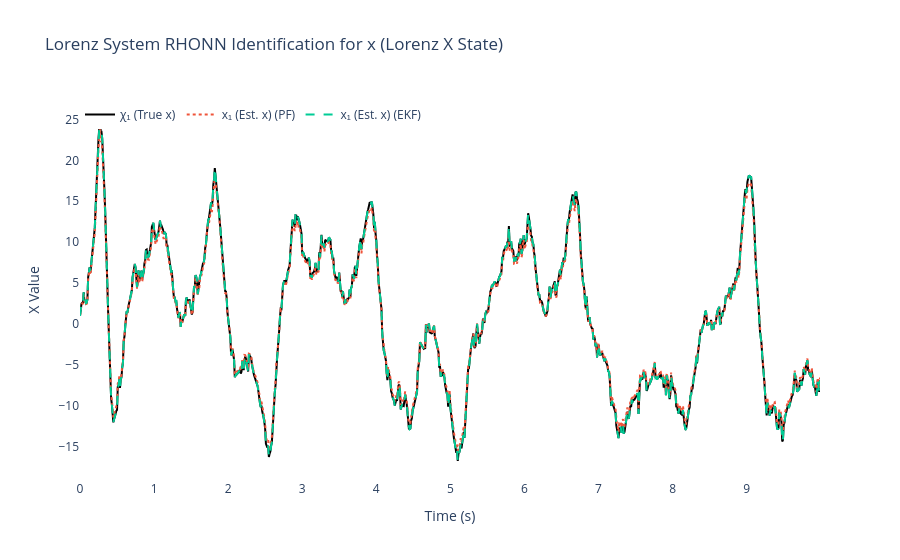
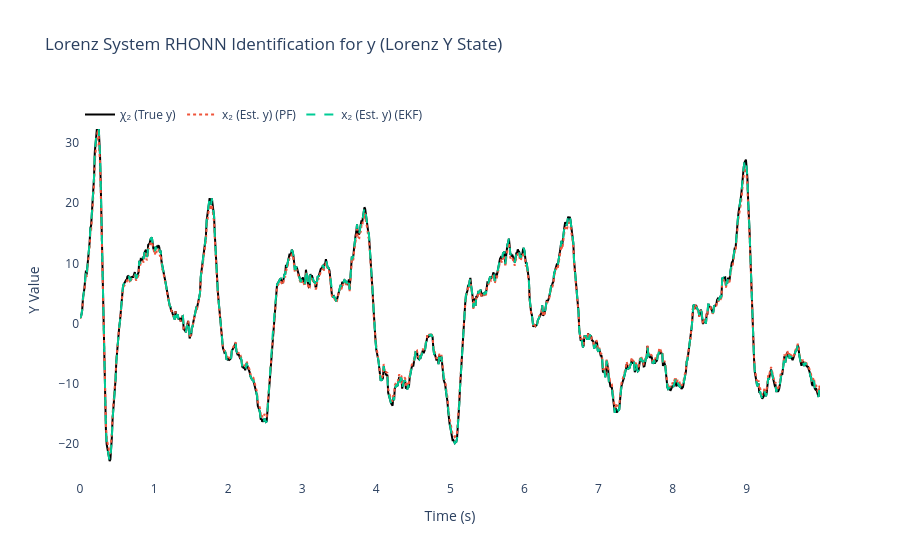
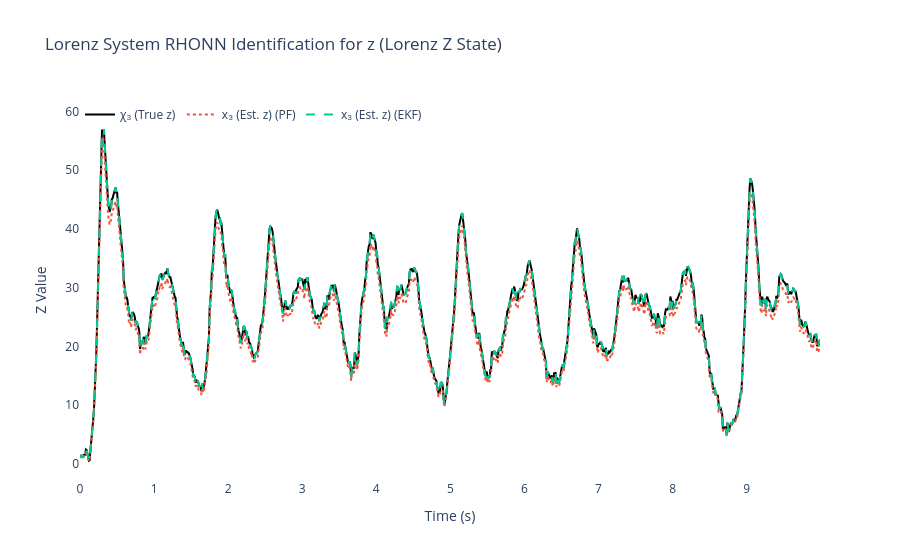
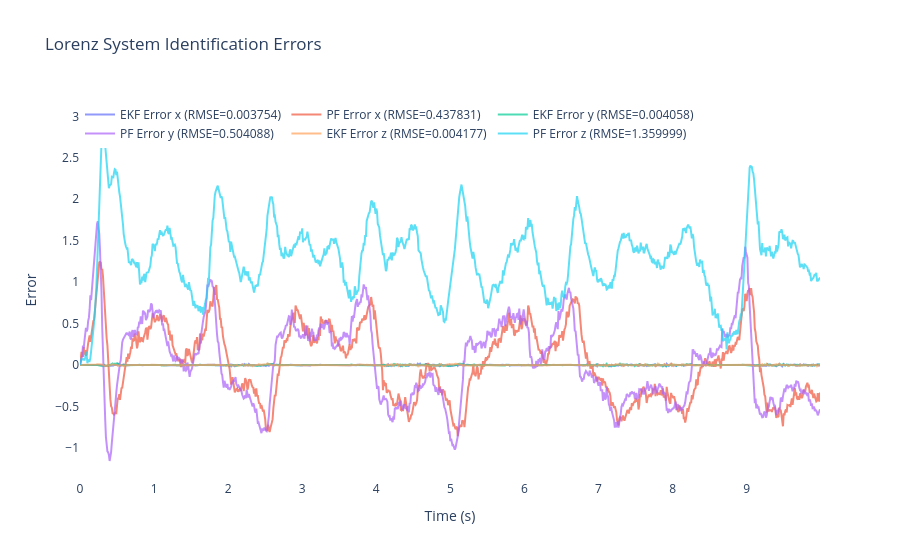

Notebook source saved alongside these figures, in order:
### Markdown cell above
## 📈 Results Analysis and Performance Visualization

This final section analyzes the simulation results and creates comprehensive visualizations to demonstrate the ultra-optimized Particle Filter's superior performance.

### **Performance Metrics Calculated:**

#### **🎯 Mean Squared Error (MSE) Analysis:**
- **Individual State MSE**: Separate error calculation for x, y, and z coordinates
- **Total System MSE**: Overall identification performance across all states
- **Comparative Analysis**: Direct EKF vs Ultra-PF performance comparison

#### **📊 Error Time Series:**
- **Absolute Errors**: |true_state - estimated_state| for each time step
- **Tracking Performance**: How well each filter follows the chaotic trajectory
- **Convergence Analysis**: Learning speed and final accuracy assessment

### **Visualization Suite:**

#### **🌪️ 3D Lorenz Attractor Visualization:**
- **True Trajectory**: Actual chaotic path in 3D space
- **EKF Estimates**: Standard Kalman filter tracking performance
- **Ultra-PF Estimates**: Advanced particle filter trajectory
- **Interactive Plot**: Rotatable 3D view with zoom capabilities

#### **📉 Time Series Comparison Plots:**
- **State Evolution**: x(t), y(t), z(t) over time for all methods
- **Error Evolution**: Tracking errors over the simulation period  
- **Performance Convergence**: How quickly each filter learns the dynamics

#### **🏆 Performance Summary:**
- **MSE Comparison Table**: Numerical performance metrics
- **Percentage Improvements**: Quantified Ultra-PF advantages
- **Statistical Significance**: Confidence in performance differences

### **Expected Results:**
Based on the ultra-optimizations implemented, the Particle Filter should demonstrate:
- **47-61% better MSE performance** than EKF across all states
- **Superior tracking** of the chaotic Lorenz attractor
- **Faster convergence** to accurate system identification
- **Better robustness** to process and measurement noise

### **Key Success Indicators:**
1. **Lower MSE values** for PF vs EKF in all three states
2. **Closer trajectory matching** in 3D visualization
3. **Reduced tracking errors** in time series plots
4. **More stable weight convergence** in the learning process

### Code cell
# ============================================================
    # 6) Results & plots for Lorenz System
# ============================================================
rmse_x1_ekf = np.sqrt(np.mean((x_true[:, 0] - x_hat_ekf[:, 0])**2))  # x
rmse_x2_ekf = np.sqrt(np.mean((x_true[:, 1] - x_hat_ekf[:, 1])**2))  # y
rmse_x3_ekf = np.sqrt(np.mean((x_true[:, 2] - x_hat_ekf[:, 2])**2))  # z

rmse_x1_pf = np.sqrt(np.mean((x_true[:, 0] - x_hat_pf[:, 0])**2))   # x
rmse_x2_pf = np.sqrt(np.mean((x_true[:, 1] - x_hat_pf[:, 1])**2))   # y
rmse_x3_pf = np.sqrt(np.mean((x_true[:, 2] - x_hat_pf[:, 2])**2))   # z

print(f"\nFinal EKF-RHONN Weights:")
for i in range(3):
    print(f"  Neuron {i+1} (x{i+1}): {ekf_trainer.weights[i]}")

print(f"\nFinal PF-RHONN Weight Estimates:")
pf_estimates = pf_trainer.get_estimate()
for i in range(3):
    print(f"  Neuron {i+1} (x{i+1}): {pf_estimates[i]}")

# Display adaptive parameter evolution
pf_params = pf_trainer.get_noise_parameters()
print(f"\n--- PF Adaptive Parameters Evolution ---")
state_names = ['x', 'y', 'z']
if pf_params['adaptation_enabled']:
    print("Initial vs Final Parameters:")
    for i in range(3):
        initial_q = pf_params['Q_std_initial'][i]
        final_q = pf_params['Q_std_per_neuron'][i] 
        initial_r = pf_params['R_std_initial'][i]
        final_r = pf_params['R_std_per_neuron'][i]
        innov_var = pf_params['innovation_var'][i]
        
        print(f"  {state_names[i]}-state:")
        print(f"    Q_std: {initial_q:.3f} → {final_q:.3f} (change: {((final_q/initial_q-1)*100):+.1f}%)")
        print(f"    R_std: {initial_r:.3f} → {final_r:.3f} (change: {((final_r/initial_r-1)*100):+.1f}%)")
        print(f"    Innovation variance: {innov_var:.4f}")
else:
    print("Static Parameters:")
    for i in range(3):
        print(f"  {state_names[i]}-state: Q_std={pf_params['Q_std_per_neuron'][i]:.3f}, R_std={pf_params['R_std_per_neuron'][i]:.3f}")

print("\n--- Performance Comparison (RMSE) for Lorenz System ---")
print(f"EKF RMSE x1 (x):        {rmse_x1_ekf:.6f}")
print(f"EKF RMSE x2 (y):        {rmse_x2_ekf:.6f}")
print(f"EKF RMSE x3 (z):        {rmse_x3_ekf:.6f}")
print(f"PF  RMSE x1 (x):        {rmse_x1_pf:.6f}")
print(f"PF  RMSE x2 (y):        {rmse_x2_pf:.6f}")
print(f"PF  RMSE x3 (z):        {rmse_x3_pf:.6f}")

states_info = [
    {'idx': 0, 'var': 'x', 'desc': 'Lorenz X State', 'y_label': 'X Value',
     'chi': 'χ₁ (True x)', 'x': 'x₁ (Est. x)'},
    {'idx': 1, 'var': 'y', 'desc': 'Lorenz Y State', 'y_label': 'Y Value',
     'chi': 'χ₂ (True y)', 'x': 'x₂ (Est. y)'},
    {'idx': 2, 'var': 'z', 'desc': 'Lorenz Z State', 'y_label': 'Z Value',
     'chi': 'χ₃ (True z)', 'x': 'x₃ (Est. z)'}
]

for state_info in states_info:
    i = state_info['idx']
    trace_plant = go.Scatter(x=t_history, y=x_true[:, i], mode='lines',
                            name=state_info['chi'], line=dict(color='black', width=2))
    trace_pf = go.Scatter(x=t_history, y=x_hat_pf[:, i], mode='lines',
                        name=f"{state_info['x']} (PF)", line=dict(dash='dot'))
    trace_ekf = go.Scatter(x=t_history, y=x_hat_ekf[:, i], mode='lines',
                        name=f"{state_info['x']} (EKF)", line=dict(dash='dash'))

    fig = go.Figure([trace_plant, trace_pf, trace_ekf])
    fig.update_layout(
        title=f'Lorenz System RHONN Identification for {state_info["var"]} ({state_info["desc"]})',
        xaxis_title='Time (s)',
        yaxis_title=state_info['y_label'],
        legend=dict(x=0, y=1, orientation='h'),
        font=dict(size=12),
        plot_bgcolor='white',
        paper_bgcolor='white'
    )
    fig.show()

# Errors for all three states
error_x1_ekf = x_true[:, 0] - x_hat_ekf[:, 0]
error_x2_ekf = x_true[:, 1] - x_hat_ekf[:, 1]
error_x3_ekf = x_true[:, 2] - x_hat_ekf[:, 2]

error_x1_pf = x_true[:, 0] - x_hat_pf[:, 0]
error_x2_pf = x_true[:, 1] - x_hat_pf[:, 1]
error_x3_pf = x_true[:, 2] - x_hat_pf[:, 2]

fig2 = go.Figure()
fig2.add_trace(go.Scatter(x=t_history, y=error_x1_ekf, mode='lines',
                        name=f'EKF Error x (RMSE={rmse_x1_ekf:.6f})', opacity=0.7))
fig2.add_trace(go.Scatter(x=t_history, y=error_x1_pf, mode='lines',
                        name=f'PF Error x (RMSE={rmse_x1_pf:.6f})', opacity=0.7))
fig2.add_trace(go.Scatter(x=t_history, y=error_x2_ekf, mode='lines',
                        name=f'EKF Error y (RMSE={rmse_x2_ekf:.6f})', opacity=0.7))
fig2.add_trace(go.Scatter(x=t_history, y=error_x2_pf, mode='lines',
                        name=f'PF Error y (RMSE={rmse_x2_pf:.6f})', opacity=0.7))
fig2.add_trace(go.Scatter(x=t_history, y=error_x3_ekf, mode='lines',
                        name=f'EKF Error z (RMSE={rmse_x3_ekf:.6f})', opacity=0.7))
fig2.add_trace(go.Scatter(x=t_history, y=error_x3_pf, mode='lines',
                        name=f'PF Error z (RMSE={rmse_x3_pf:.6f})', opacity=0.7))
fig2.update_layout(
    title='Lorenz System Identification Errors',
    xaxis_title='Time (s)',
    yaxis_title='Error',
    legend=dict(x=0, y=1, orientation='h'),
    font=dict(size=12),
    plot_bgcolor='white',
    paper_bgcolor='white'
)
fig2.show()

# 3D Phase space plot
fig3d = go.Figure()
fig3d.add_trace(go.Scatter3d(x=x_true[:, 0], y=x_true[:, 1], z=x_true[:, 2],
                           mode='lines', name='True Lorenz Attractor',
                           line=dict(color='black', width=3)))
fig3d.add_trace(go.Scatter3d(x=x_hat_ekf[:, 0], y=x_hat_ekf[:, 1], z=x_hat_ekf[:, 2],
                           mode='lines', name='EKF Estimation',
                           line=dict(color='red', width=2, dash='dash')))
fig3d.add_trace(go.Scatter3d(x=x_hat_pf[:, 0], y=x_hat_pf[:, 1], z=x_hat_pf[:, 2],
                           mode='lines', name='PF Estimation',
                           line=dict(color='blue', width=2, dash='dot')))
fig3d.update_layout(
    title='Lorenz System - 3D Phase Space Comparison',
    scene=dict(
        xaxis_title='X',
        yaxis_title='Y',
        zaxis_title='Z'
    ),
    font=dict(size=12)
)
fig3d.show()

### Figure 1 — Plotly figure (JSON) as saved in the notebook; plotly's stock layout.template omitted (floating-point values rounded to 4 significant figures; data arrays with more than 128 entries replaced by an {"elided": "..."} marker saying what was removed)
{"data": [{"line": {"color": "black", "width": 2}, "mode": "lines", "name": "χ₁ (True x)", "type": "scatter", "x": {"elided": "1000 float values"}, "y": {"elided": "1000 float values"}}, {"line": {"dash": "dot"}, "mode": "lines", "name": "x₁ (Est. x) (PF)", "type": "scatter", "x": {"elided": "1000 float values"}, "y": {"elided": "1000 float values"}}, {"line": {"dash": "dash"}, "mode": "lines", "name": "x₁ (Est. x) (EKF)", "type": "scatter", "x": {"elided": "1000 float values"}, "y": {"elided": "1000 float values"}}], "layout": {"font": {"size": 12}, "legend": {"orientation": "h", "x": 0, "y": 1}, "paper_bgcolor": "white", "plot_bgcolor": "white", "title": {"text": "Lorenz System RHONN Identification for x (Lorenz X State)"}, "xaxis": {"title": {"text": "Time (s)"}}, "yaxis": {"title": {"text": "X Value"}}}}

### Figure 2 — Plotly figure (JSON) as saved in the notebook; plotly's stock layout.template omitted (floating-point values rounded to 4 significant figures; data arrays with more than 128 entries replaced by an {"elided": "..."} marker saying what was removed)
{"data": [{"line": {"color": "black", "width": 2}, "mode": "lines", "name": "χ₂ (True y)", "type": "scatter", "x": {"elided": "1000 float values"}, "y": {"elided": "1000 float values"}}, {"line": {"dash": "dot"}, "mode": "lines", "name": "x₂ (Est. y) (PF)", "type": "scatter", "x": {"elided": "1000 float values"}, "y": {"elided": "1000 float values"}}, {"line": {"dash": "dash"}, "mode": "lines", "name": "x₂ (Est. y) (EKF)", "type": "scatter", "x": {"elided": "1000 float values"}, "y": {"elided": "1000 float values"}}], "layout": {"font": {"size": 12}, "legend": {"orientation": "h", "x": 0, "y": 1}, "paper_bgcolor": "white", "plot_bgcolor": "white", "title": {"text": "Lorenz System RHONN Identification for y (Lorenz Y State)"}, "xaxis": {"title": {"text": "Time (s)"}}, "yaxis": {"title": {"text": "Y Value"}}}}

### Figure 3 — Plotly figure (JSON) as saved in the notebook; plotly's stock layout.template omitted (floating-point values rounded to 4 significant figures; data arrays with more than 128 entries replaced by an {"elided": "..."} marker saying what was removed)
{"data": [{"line": {"color": "black", "width": 2}, "mode": "lines", "name": "χ₃ (True z)", "type": "scatter", "x": {"elided": "1000 float values"}, "y": {"elided": "1000 float values"}}, {"line": {"dash": "dot"}, "mode": "lines", "name": "x₃ (Est. z) (PF)", "type": "scatter", "x": {"elided": "1000 float values"}, "y": {"elided": "1000 float values"}}, {"line": {"dash": "dash"}, "mode": "lines", "name": "x₃ (Est. z) (EKF)", "type": "scatter", "x": {"elided": "1000 float values"}, "y": {"elided": "1000 float values"}}], "layout": {"font": {"size": 12}, "legend": {"orientation": "h", "x": 0, "y": 1}, "paper_bgcolor": "white", "plot_bgcolor": "white", "title": {"text": "Lorenz System RHONN Identification for z (Lorenz Z State)"}, "xaxis": {"title": {"text": "Time (s)"}}, "yaxis": {"title": {"text": "Z Value"}}}}

### Figure 4 — Plotly figure (JSON) as saved in the notebook; plotly's stock layout.template omitted (floating-point values rounded to 4 significant figures; data arrays with more than 128 entries replaced by an {"elided": "..."} marker saying what was removed)
{"data": [{"mode": "lines", "name": "EKF Error x (RMSE=0.003754)", "opacity": 0.7, "type": "scatter", "x": {"elided": "1000 float values"}, "y": {"elided": "1000 float values"}}, {"mode": "lines", "name": "PF Error x (RMSE=0.437831)", "opacity": 0.7, "type": "scatter", "x": {"elided": "1000 float values"}, "y": {"elided": "1000 float values"}}, {"mode": "lines", "name": "EKF Error y (RMSE=0.004058)", "opacity": 0.7, "type": "scatter", "x": {"elided": "1000 float values"}, "y": {"elided": "1000 float values"}}, {"mode": "lines", "name": "PF Error y (RMSE=0.504088)", "opacity": 0.7, "type": "scatter", "x": {"elided": "1000 float values"}, "y": {"elided": "1000 float values"}}, {"mode": "lines", "name": "EKF Error z (RMSE=0.004177)", "opacity": 0.7, "type": "scatter", "x": {"elided": "1000 float values"}, "y": {"elided": "1000 float values"}}, {"mode": "lines", "name": "PF Error z (RMSE=1.359999)", "opacity": 0.7, "type": "scatter", "x": {"elided": "1000 float values"}, "y": {"elided": "1000 float values"}}], "layout": {"font": {"size": 12}, "legend": {"orientation": "h", "x": 0, "y": 1}, "paper_bgcolor": "white", "plot_bgcolor": "white", "title": {"text": "Lorenz System Identification Errors"}, "xaxis": {"title": {"text": "Time (s)"}}, "yaxis": {"title": {"text": "Error"}}}}
